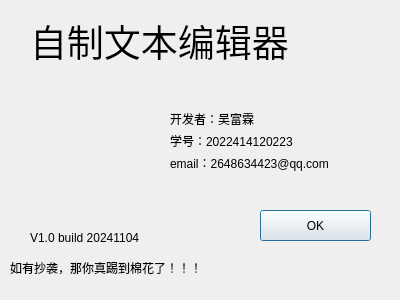
<?xml version="1.0" encoding="UTF-8"?>
<ui version="4.0">
 <class>aboutDialog</class>
 <widget class="QDialog" name="aboutDialog">
  <property name="geometry">
   <rect>
    <x>0</x>
    <y>0</y>
    <width>400</width>
    <height>300</height>
   </rect>
  </property>
  <property name="windowTitle">
   <string>Dialog</string>
  </property>
  <widget class="QLabel" name="label">
   <property name="geometry">
    <rect>
     <x>30</x>
     <y>10</y>
     <width>321</width>
     <height>61</height>
    </rect>
   </property>
   <property name="font">
    <font>
     <pointsize>28</pointsize>
    </font>
   </property>
   <property name="text">
    <string>自制文本编辑器</string>
   </property>
  </widget>
  <widget class="QLabel" name="label_5">
   <property name="geometry">
    <rect>
     <x>30</x>
     <y>90</y>
     <width>111</width>
     <height>131</height>
    </rect>
   </property>
   <property name="styleSheet">
    <string notr="true">border-image: url(:/img/edit_calendar_24dp_5F6368_FILL0_wght400_GRAD0_opsz24.svg);</string>
   </property>
   <property name="text">
    <string/>
   </property>
  </widget>
  <widget class="QLabel" name="label_6">
   <property name="geometry">
    <rect>
     <x>30</x>
     <y>230</y>
     <width>171</width>
     <height>16</height>
    </rect>
   </property>
   <property name="text">
    <string>V1.0 build 20241104</string>
   </property>
  </widget>
  <widget class="QLabel" name="label_7">
   <property name="geometry">
    <rect>
     <x>10</x>
     <y>260</y>
     <width>271</width>
     <height>16</height>
    </rect>
   </property>
   <property name="text">
    <string>如有抄袭，那你真踢到棉花了！！！</string>
   </property>
  </widget>
  <widget class="QPushButton" name="pushButton">
   <property name="geometry">
    <rect>
     <x>260</x>
     <y>210</y>
     <width>111</width>
     <height>31</height>
    </rect>
   </property>
   <property name="text">
    <string>OK</string>
   </property>
  </widget>
  <widget class="QWidget" name="">
   <property name="geometry">
    <rect>
     <x>170</x>
     <y>110</y>
     <width>193</width>
     <height>61</height>
    </rect>
   </property>
   <layout class="QVBoxLayout" name="verticalLayout">
    <item>
     <widget class="QLabel" name="label_2">
      <property name="text">
       <string>开发者：吴富霖</string>
      </property>
     </widget>
    </item>
    <item>
     <widget class="QLabel" name="label_3">
      <property name="text">
       <string>学号：2022414120223</string>
      </property>
     </widget>
    </item>
    <item>
     <widget class="QLabel" name="label_4">
      <property name="text">
       <string>email：2648634423@qq.com</string>
      </property>
     </widget>
    </item>
   </layout>
  </widget>
 </widget>
 <resources/>
 <connections/>
</ui>
